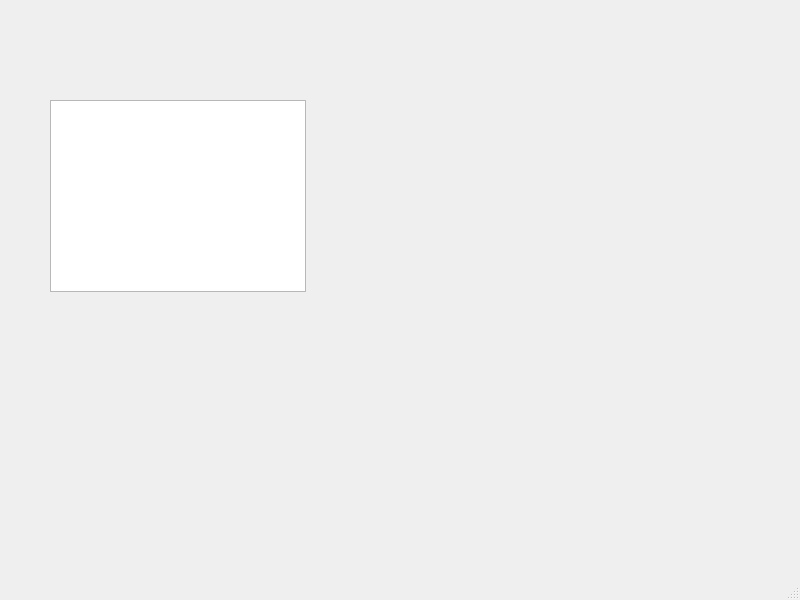
<?xml version="1.0" encoding="UTF-8"?>
<ui version="4.0">
 <class>MainWindow</class>
 <widget class="QMainWindow" name="MainWindow">
  <property name="geometry">
   <rect>
    <x>0</x>
    <y>0</y>
    <width>800</width>
    <height>600</height>
   </rect>
  </property>
  <property name="windowTitle">
   <string>MainWindow</string>
  </property>
  <widget class="QWidget" name="centralwidget">
   <widget class="QGraphicsView" name="graphicsView">
    <property name="geometry">
     <rect>
      <x>50</x>
      <y>100</y>
      <width>256</width>
      <height>192</height>
     </rect>
    </property>
   </widget>
  </widget>
  <widget class="QMenuBar" name="menubar">
   <property name="geometry">
    <rect>
     <x>0</x>
     <y>0</y>
     <width>800</width>
     <height>21</height>
    </rect>
   </property>
  </widget>
  <widget class="QStatusBar" name="statusbar"/>
 </widget>
 <resources/>
 <connections/>
</ui>
